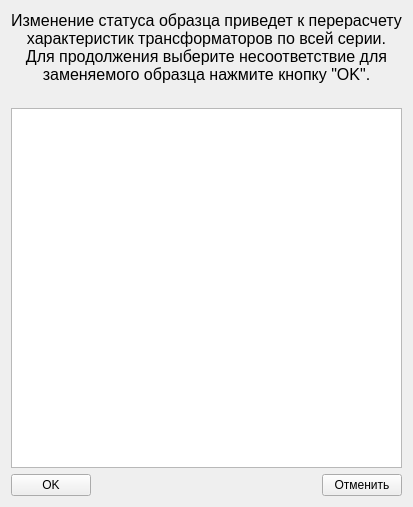
<?xml version="1.0" encoding="UTF-8"?>
<ui version="4.0">
 <class>Form</class>
 <widget class="QWidget" name="Form">
  <property name="geometry">
   <rect>
    <x>0</x>
    <y>0</y>
    <width>402</width>
    <height>507</height>
   </rect>
  </property>
  <property name="windowTitle">
   <string>Form</string>
  </property>
  <layout class="QVBoxLayout" name="verticalLayout">
   <item>
    <widget class="QLabel" name="label">
     <property name="font">
      <font>
       <pointsize>12</pointsize>
      </font>
     </property>
     <property name="text">
      <string>Изменение статуса образца приведет к перерасчету
характеристик трансформаторов по всей серии.
Для продолжения выберите несоответствие для
заменяемого образца нажмите кнопку &quot;OK&quot;.
</string>
     </property>
     <property name="alignment">
      <set>Qt::AlignCenter</set>
     </property>
    </widget>
   </item>
   <item>
    <widget class="QTableView" name="tableView">
     <attribute name="verticalHeaderVisible">
      <bool>false</bool>
     </attribute>
     <attribute name="verticalHeaderShowSortIndicator" stdset="0">
      <bool>false</bool>
     </attribute>
    </widget>
   </item>
   <item>
    <layout class="QHBoxLayout" name="horizontalLayout_2">
     <item>
      <widget class="QPushButton" name="pushButton">
       <property name="text">
        <string>OK</string>
       </property>
      </widget>
     </item>
     <item>
      <spacer name="horizontalSpacer">
       <property name="orientation">
        <enum>Qt::Horizontal</enum>
       </property>
       <property name="sizeHint" stdset="0">
        <size>
         <width>40</width>
         <height>20</height>
        </size>
       </property>
      </spacer>
     </item>
     <item>
      <widget class="QPushButton" name="pushButton_2">
       <property name="text">
        <string>Отменить</string>
       </property>
      </widget>
     </item>
    </layout>
   </item>
  </layout>
 </widget>
 <resources/>
 <connections/>
</ui>
